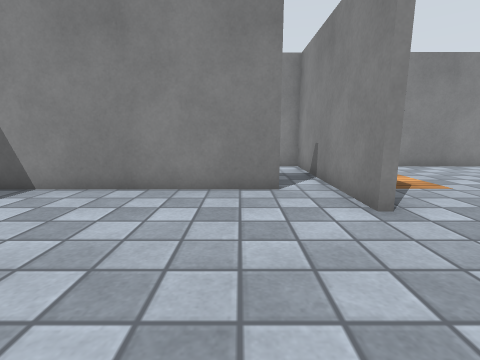
[1] (above)

19 first-person views from a walk through a robot-simulator world made for Gazebo. The camera is 0.72 m above the floor, tilts 10° down and sees 85° across. The floor is counted in squares, 0.5 m on a side. Each view is taken from the middle of a square. On the plan, view 1 faces up. The plan holds only what a view shows up to about 13 squares ahead; the rest is blank. The place goes on beyond the plan. Surface patterns are stand-ins for the level's own textures.

[2]
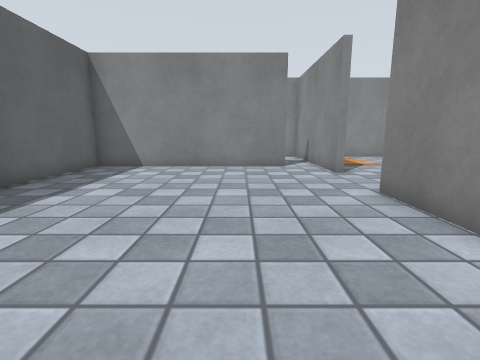

[3]
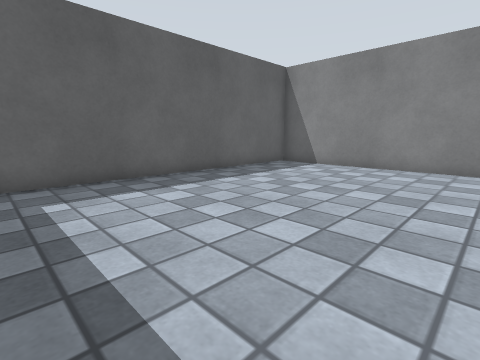

[4]
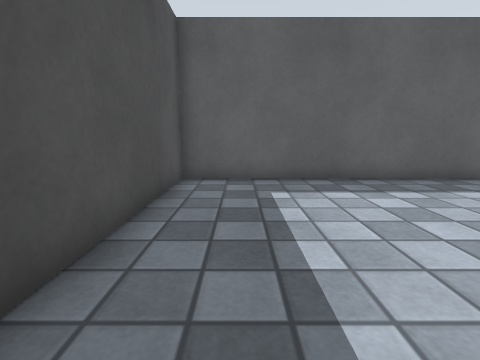

[5]
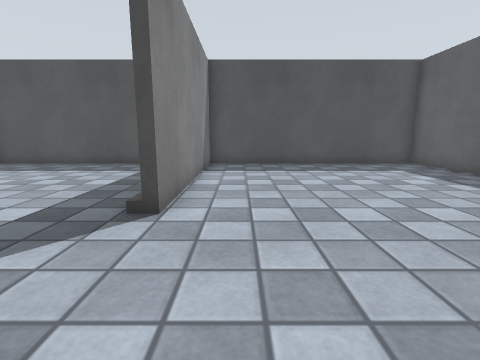

[6]
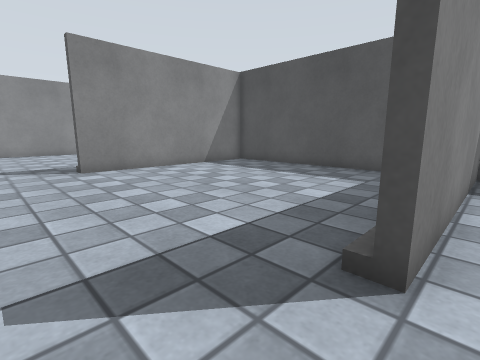

[7]
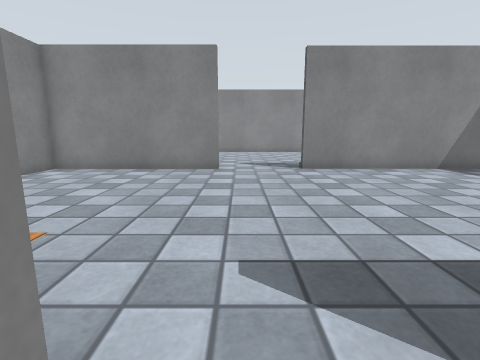

[8]
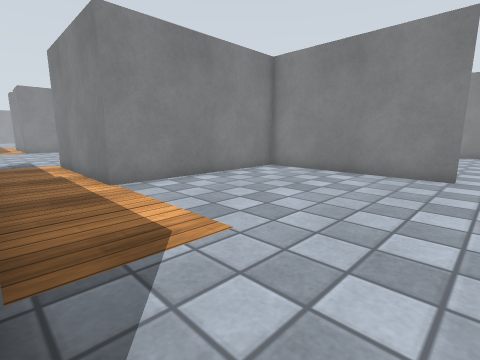

[9]
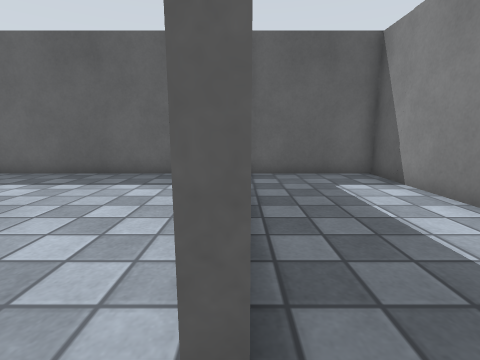

[10]
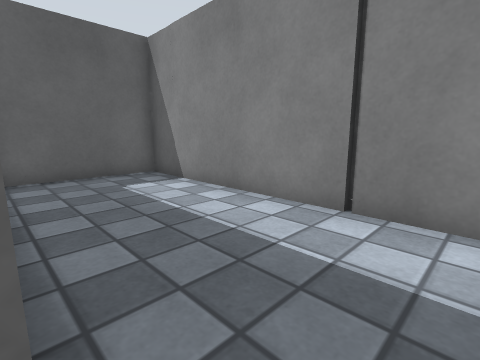

[11]
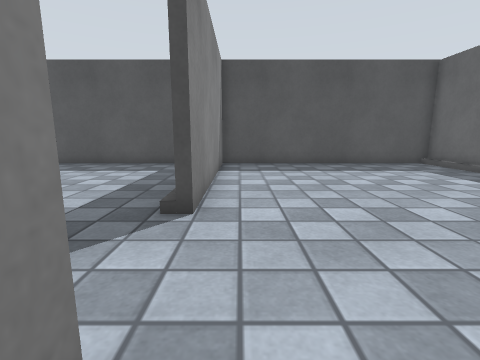

[12]
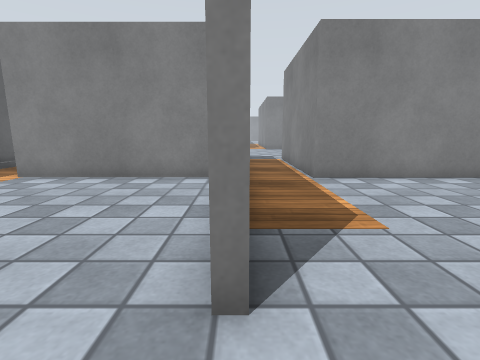

[13]
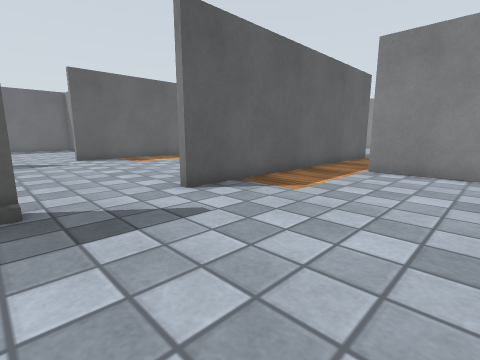

[14]
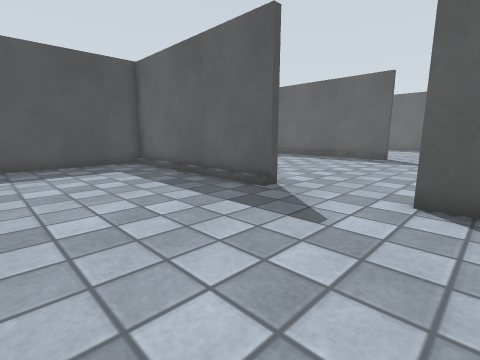

[15]
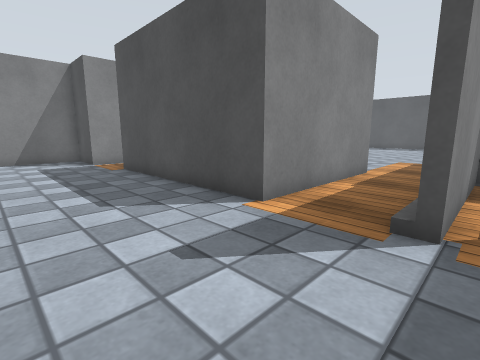

[16]
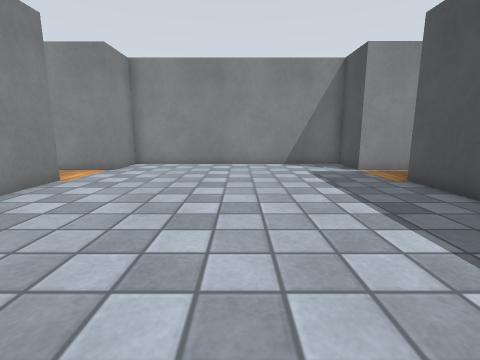

[17]
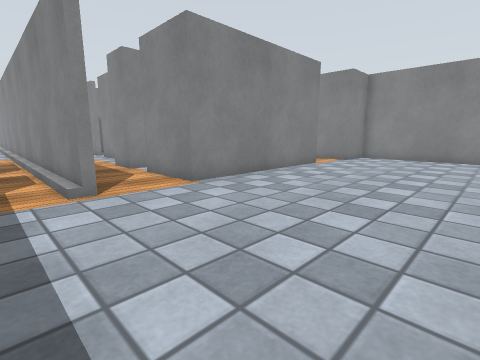

[18]
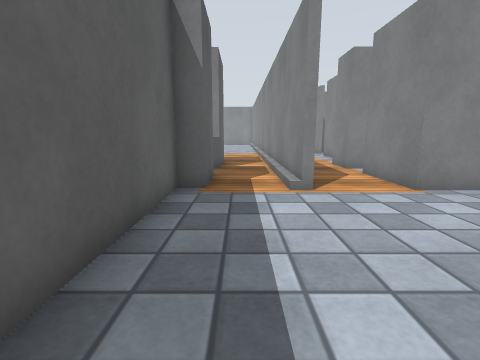

[19]
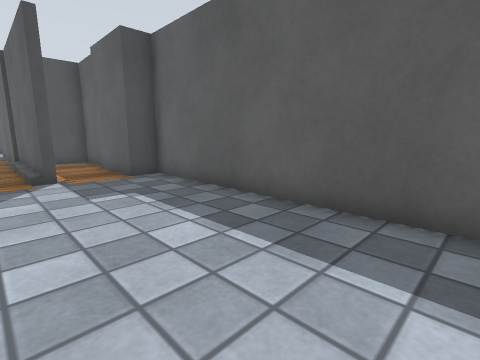

### Floor plan
Ten units are one square. View 1 is at (0, 0); x grows to the right and y downward. Boxes are objects, and circles mark ways between rooms. Rooms are numbered by the first view taken in them; rooms with no view inside come last. Other rooms are left out.
<svg viewBox="-79 -360 279 434">
<path fill="none" stroke="#000" d="M25 -49 25 -66M10 -67 -74 -67 -74 69 25 69 25 -14M128 -49 128 -117 55 -117M30 -49 25 -49M25 -14 29 -14M28 40 28 69 128 69 128 -14M28 -115 28 -91M25 -66 25 -117 -74 -117 -74 -74M10 -71 10 -67M128 -14 131 -14 131 69 195 69M131 -115 131 -49M195 -115 154 -115M30 -286 25 -286 25 -355M28 -179 28 -115M131 -286 55 -286 55 -316M55 -330 55 -348M1 -312 1 -289 -7 -289 -7 -180 3 -180 3 -150M131 -142 131 -115M1 -141 1 -116M55 -117 55 -178 131 -178M1 -352 1 -330M0 -120 25 -120 25 -178 31 -178M154 -115 154 -182 176 -182 176 -280 154 -280 154 -304"/>
<circle cx="30" cy="-30" r="3" fill="#2a7"/>
<circle cx="20" cy="-70" r="3" fill="#2a7"/>
<circle cx="130" cy="-30" r="3" fill="#2a7"/>
<circle cx="45" cy="-120" r="3" fill="#2a7"/>
<circle cx="140" cy="-110" r="3" fill="#2a7"/>
<text x="-20" y="0">1</text>
<text x="80" y="-30">2</text>
<text x="-20" y="-90">3</text>
<text x="160" y="-30">4</text>
<text x="70" y="-240">5</text>
</svg>
Room 1 opens to room 2. Room 1 opens to room 3. Room 2 opens to room 4. Room 2 opens to room 5. Room 4 opens to room 5.

Where each view was taken, in squares from view 1:
view 1: 0 up, 0 right, facing up
view 2: 5 down, 1 left, facing up
view 3: 5 down, 1 right, facing up-left
view 4: 5 down, 1 right, facing left
view 5: 6 up, 1 right, facing down
view 6: 4 up, 2 right, facing down-right
view 7: 4 up, 2 right, facing right
view 8: 4 up, 3 right, facing up-right
view 9: 7 up, 2 right, facing left
view 10: 7 up, 2 right, facing up-left
view 11: 6 up, 12 right, facing down
view 12: 3 up, 13 right, facing up
view 13: 1 up, 19 right, facing up-left
view 14: 6 up, 19 right, facing down-left
view 15: 22 up, 2 right, facing down-right
view 16: 23 up, 5 right, facing right
view 17: 22 up, 1 right, facing up-right
view 18: 22 up, 1 right, facing up
view 19: 27 up, 4 right, facing down-left
